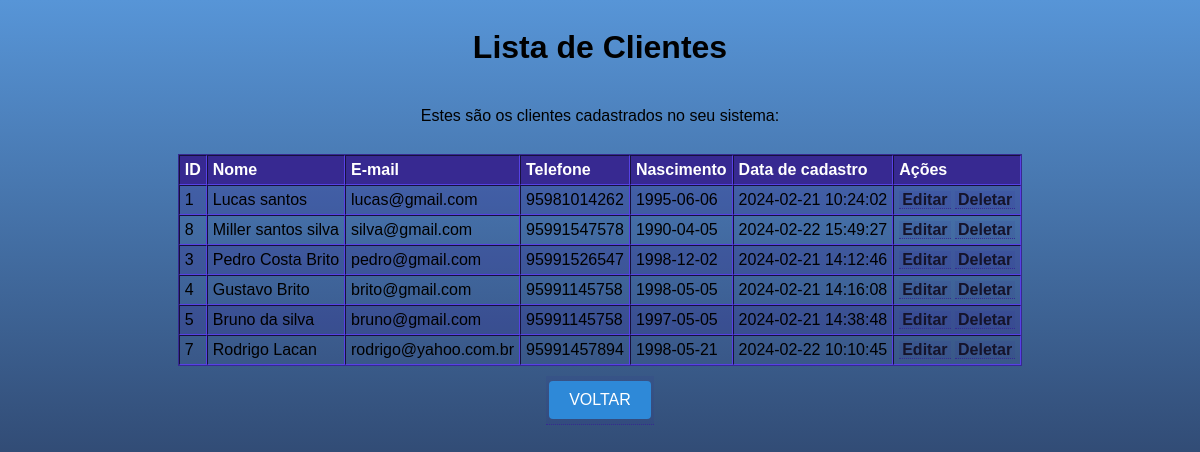
The page /clientes.php on the database its author committed.
### tables this page shows
CREATE TABLE `clientes` (
  `id` int(11) NOT NULL,
  `nome` varchar(100) NOT NULL,
  `foto` varchar(100) DEFAULT NULL,
  `email` varchar(100) NOT NULL,
  `senha` varchar(255) NOT NULL DEFAULT '',
  `telefone` varchar(11) DEFAULT NULL,
  `nascimento` date DEFAULT NULL,
  `data` datetime NOT NULL DEFAULT current_timestamp(),
  `admin` tinyint(1) DEFAULT NULL
);

### public/clientes.php (the view, shortened to what this page needs)
<?php
require_once dirname(__DIR__) . '/src/bootstrap.php';
$sql_clientes = "SELECT * FROM clientes";
$query_clientes = $mysqli->query($sql_clientes) or die($mysqli->error);
$num_clientes = $query_clientes->num_rows;
?>
<!DOCTYPE html>
<html lang="pt-br">
<head>
    <link rel="stylesheet" href="assets/css/style.css">
</head>
<body>
    <h1>Lista de Clientes</h1>
    <p>Estes são os clientes cadastrados no seu sistema:</p>
    <table border="1" cellpadding="10">
        <thead>
            <th>ID</th>
            <Th>Nome</Th>
            <th>E-mail</th>
            <th>Telefone</th>
            <th>Nascimento</th>
            <th>Data de cadastro</th>
            <th>Ações</th>
        </thead>
        <tbody>
            <?php
            if($num_clientes == 0 ){?>
            <tr>
                <td colspan="7">Nenhum cliente foi cadastrado</td>
            </tr>
           <?php
           } else {
                while ($cliente = $query_clientes->fetch_assoc()) {
            ?>
            <tr>
                <td><?php echo $cliente['id'];?></td>
                <td><?php echo $cliente['nome'];?></td>
                <td><?php echo $cliente['email'];?></td>
                <td><?php echo $cliente['telefone'];?></td>
                <td><?php echo $cliente['nascimento'];?></td>
                <td><?php echo $cliente['data'];?></td>
                <td>
                    <a href="editar_cliente.php?id=<?php echo $cliente['id'];?>">Editar</a>
                    <a href="deletar_cliente.php?id=<?php echo $cliente['id'];?>">Deletar</a>
                </td>
            </tr>
            <?php
            }
        } ?>
        </tbody>
    </table>
    <a href="cadastrar_cliente.php"><BUtton>VOLTAR</BUtton>
</body>
</html>

### public/assets/css/style.css (style rules this page uses)
* { font-family: Verdana, Geneva, Tahoma, sans-serif; box-sizing: border-box; }
body { background-color: #15142b; background-image: linear-gradient(180deg, #5795d7, #15142b); background-repeat: no-repeat; background-position: center center; background-size: cover; background-attachment: fixed; display: flex; flex-direction: column; flex-wrap: nowrap; justify-content: center; align-items: center; }
p { text-align: justify; line-height: 1.5em; }
a { color: #15142b; background-color: rgba(55, 41, 145, 0.1); padding: 0 3px; font-weight: 600; text-decoration: none; border-bottom: .5px dotted #372991; }
table { min-width: 400px; border-spacing: 0px; border: 0.5px solid #372991; margin: 10px auto; }
table th { background-color: #372991; color: white; padding: 5px; text-align: left; }
table td { padding: 5px; }
table tr { background-color: rgba(55, 41, 145, 0.05); }
table tr:nth-child(odd) { background-color: rgba(55, 41, 145, 0.3); }
input[type=button], button { width: 100%; background-color: #2e89d8; font-size: 1em; color: white; padding: 10px 20px; margin: 5px 0; border: none; border-radius: 4px; cursor: pointer; }

### rows shown on the page
clientes: id "1", nome "Lucas santos", email "lucas@gmail.com", telefone "95981014262", nascimento "1995-06-06", data "2024-02-21 10:24:02"
clientes: id "8", nome "Miller santos silva", email "silva@gmail.com", telefone "95991547578", nascimento "1990-04-05", data "2024-02-22 15:49:27"
clientes: id "3", nome "Pedro Costa Brito", email "pedro@gmail.com", telefone "95991526547", nascimento "1998-12-02", data "2024-02-21 14:12:46"
clientes: id "4", nome "Gustavo Brito", email "brito@gmail.com", telefone "95991145758", nascimento "1998-05-05", data "2024-02-21 14:16:08"
clientes: id "5", nome "Bruno da silva", email "bruno@gmail.com", telefone "95991145758", nascimento "1997-05-05", data "2024-02-21 14:38:48"
clientes: id "7", nome "Rodrigo Lacan", email "rodrigo@yahoo.com.br", telefone "95991457894", nascimento "1998-05-21", data "2024-02-22 10:10:45"
